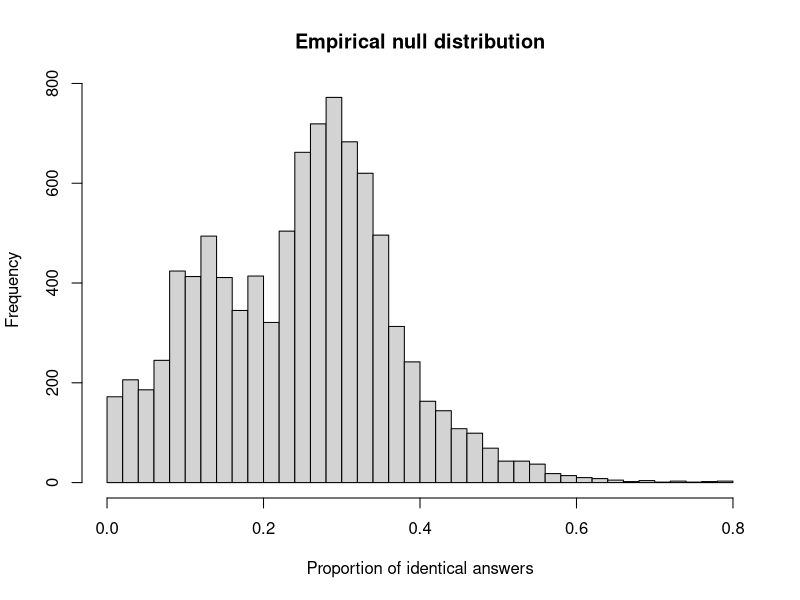
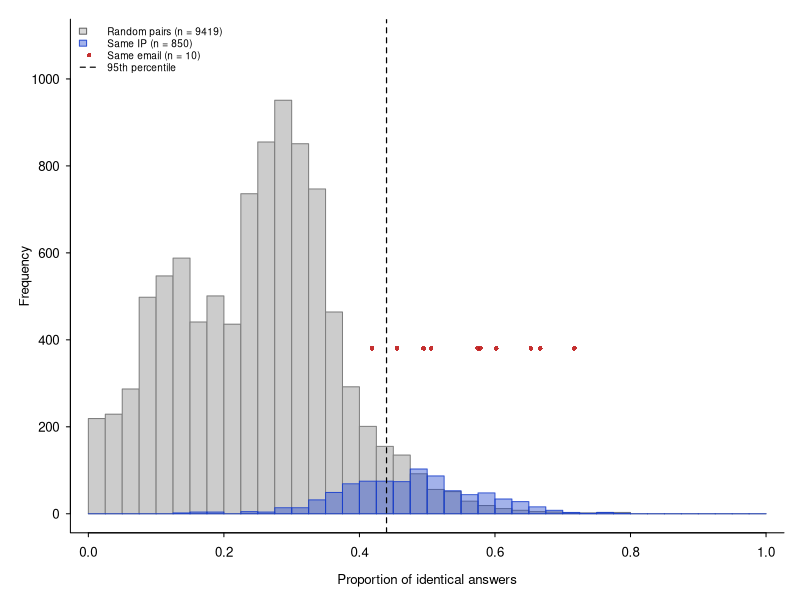

R code for these plots, in order:
## #######################################################################

## TAMERS survey data analysis - Katalin Csillery 8 Sept 2026

## 1. data cleaning and creating analysis ready files

## ########################################################################

## cleaning
dat <- read.csv("data/results-survey116296_all_02072026_anonymized.csv", head=T)

names.orig <- names(dat)
dat0 <- dat

to.na <- c("", " ", "NA", "N/A", "na", "n/a", "NULL", "null")
for (j in seq_len(ncol(dat0))) {
  if (is.character(dat0[[j]])) {
    x <- trimws(dat0[[j]])
    x[x %in% to.na] <- NA
    dat0[[j]] <- x
  }
}

dim(dat0)
## [1] 1484  243

## no consent removed
## ###########################
consent_col <- names(dat0)[7]
dat <- dat0[dat0[[consent_col]] == "AO01", ]
dim(dat)
## 1472 rows => 12 rows selected "No" on consent and then stopped

## keep data only if they reached the species questions
## ################################################
table(is.na(dat$groupTime794..Group_time._Conifer_species_selection), is.na(dat$groupTime797..Group_time._Broadleaf_species_selection))
##                    broad
##                    FALSE TRUE
##                    (OK)
## conif FALSE (OK)   694   70
##       TRUE         0  708
## 707 conifer only, 692 answered both, 
table(is.na(dat$groupTime797..Group_time._Broadleaf_species_selection), dat$lastpage..Last_page)
  ##        -1   0   2   3   4   5   6   7   8   9  10
  ## FALSE   1   0   0   0   0   0   0  16  14  11 652
  ## TRUE   17   2 127  84 165  25 141  15   0   0   0

## keep if they at least answered the conifers and create a flag: type: conif, both, all
dat <- subset(dat, !is.na(groupTime794..Group_time._Conifer_species_selection))
dat$sp.flag <- "conif"
dat$sp.flag[!is.na(dat$groupTime797..Group_time._Broadleaf_species_selection)] <- "both"
dat$sp.flag[dat$lastpage..Last_page == 10] <- "all"
table(dat$sp.flag)
  ## all  both conif 
  ## 652    42    70

## check answers by country
## ##################################
country_col <- grep("country", names(dat), ignore.case = TRUE, value = TRUE)[1]
dat$country <- dat[[country_col]]
table(dat$country)
## AO01 AO02 AO03 AO04 AO05 AO06 AO08 AO09 AO11 AO12 AO14 AO15 AO16 AO17 AO18 AO19 AO20 AO27 AO29 AO30 
##    8    2    5    9   19   10    9   18    4  103   67    2   71   29   49    2    3    2    2    1 
## AO31 AO32 AO33 AO34 AO35 AO36 AO37 AO38 AO39 AO40 AO41 AO42 
##   73   16   21   27   20    6   39    4  121    3    6   13 

## Missingness
## #############
dat$na_prop <- rowMeans(is.na(dat))
summary(dat$na_prop)
dat$completeness <- rowSums(!is.na(dat))

## duplicate response checks
## ##########################

## this is my IP, delete all answers
##10.17.5.84 

## key columns
email_col <- grep("Email_address", names(dat), value = TRUE)[1]
ip_col <- grep("IP.address", names(dat), value = TRUE)[1]

## response time column, if present
time_col <- grep("Total.time|totaltime|time", names(dat), ignore.case = TRUE, value = TRUE)

## exclude metadata and derived columns from similarity
email_col <- grep("^G09Q27\\.", names(dat), value = TRUE)[1]
ip_col    <- "ipaddr..IP_address"

exclude <- unique(c(
  ## metadata
  grep("^(id|submitdate|lastpage|startlanguage|seed|ipaddr)\\.", names(dat), value = TRUE),
  
  ## consent / exit
  grep("^(Consent|G00Q36)\\.", names(dat), value = TRUE),
  
  ## optional contact / identifying fields
  email_col,
  grep("^G07Q33\\.", names(dat), value = TRUE),   # garden ID, if identifying
  
  ## open text fields: not useful for exact-answer similarity
  grep("\\.comment\\.|\\.other\\.", names(dat), value = TRUE, ignore.case = TRUE),
  grep("^G06Q28\\.|^G07Q29\\.|^G10Q36\\.", names(dat), value = TRUE),
  
  ## all timing variables
  grep("time", names(dat), value = TRUE, ignore.case = TRUE),
  
  ## derived variables
  c("country", "completeness")
))

survey_vars <- setdiff(names(dat), exclude)
length(survey_vars) ## 170

## similarity function with minimum overlap
sim_fun <- function(a, b, min_overlap = 30) {
  a <- as.character(a)
  b <- as.character(b)
  
  ok <- !(is.na(a) | is.na(b))
  n_overlap <- sum(ok)
  
  if (n_overlap < min_overlap) return(c(sim = NA, overlap = n_overlap))
  
  sim <- sum(a[ok] == b[ok]) / n_overlap
  c(sim = sim, overlap = n_overlap)
}


## clean fake / non-email values
## ################################
fake_emails <- c("-", "nie", "excluded@example.org")

email_valid <- !is.na(dat[[email_col]]) &
  !(dat[[email_col]] %in% fake_emails) &
  grepl("@", dat[[email_col]])

dup_emails <- names(which(table(dat[[email_col]][email_valid]) > 1))

dup_emails
length(dup_emails)

## inspect repeated private emails
## #################################
for (e in dup_emails) {
  cat("\n====================\n")
  cat("EMAIL:", e, "\n")
  
  rows <- which(dat[[email_col]] == e)
}

## pairwise similarity among repeated-email responses
## ###################################################
email_sim <- data.frame()

for (e in dup_emails) {
  rows <- which(dat[[email_col]] == e)
  
  if (length(rows) < 2) next
  
  for (i in 1:(length(rows) - 1)) {
    for (j in (i + 1):length(rows)) {
      
      out <- sim_fun(dat[rows[i], survey_vars],
                     dat[rows[j], survey_vars],
                     min_overlap = 30)
      
      email_sim <- rbind(email_sim, data.frame(
        email = e,
        row1 = rows[i],
        row2 = rows[j],
        id..Response_ID.1 = dat$id..Response_ID[rows[i]],
        id..Response_ID.2 = dat$id..Response_ID[rows[j]],
        sim = out["sim"],
        overlap = out["overlap"]
      ))
    }
  }
}

email_sim

n_pairs <- 10000
set.seed(123)

sim_vals <- numeric(n_pairs)
overlap_vals <- numeric(n_pairs)

for (i in seq_len(n_pairs)) {
  idx <- sample(seq_len(nrow(dat)), 2)
  
  out <- sim_fun(dat[idx[1], survey_vars],
                 dat[idx[2], survey_vars],
                 min_overlap = 30)
  
  sim_vals[i] <- out["sim"]
  overlap_vals[i] <- out["overlap"]
}

sim_vals <- sim_vals[!is.na(sim_vals)]

summary(sim_vals)
quantile(sim_vals, c(.5, .9, .95, .99), na.rm = TRUE)

hist(sim_vals, breaks = 50,
     xlab = "Proportion of identical answers",
     main = "Empirical null distribution")

## Retain most complete response per repeated private email
## ##########################################################
dat$completeness <- rowSums(!is.na(dat[, survey_vars]))

keep_idx <- rep(TRUE, nrow(dat))

for (e in dup_emails) {
  rows <- which(dat[[email_col]] == e)
  
  best <- rows[which.max(dat$completeness[rows])]
  
  cat("\nEMAIL:", e, "\n")
  print(dat[rows, c("id..Response_ID", "completeness")])
  cat("Keeping Response.ID:", dat$id..Response_ID[best], "\n")
  
  keep_idx[setdiff(rows, best)] <- FALSE
}

dat <- dat[keep_idx, ] ## 760 to 751

dim(dat)
## > > > > [1] 751 247

## Check repeated IPs
## #########################
ip_counts <- table(dat[[ip_col]])
dup_ips <- names(ip_counts[ip_counts > 1])

ip_counts[ip_counts > 1]

sort(ip_counts[ip_counts > 1], decreasing = TRUE)

ip_sim <- data.frame()

for (ip in dup_ips) {
  rows <- which(dat[[ip_col]] == ip)
  
  if (length(rows) < 2) next
  
  for (i in 1:(length(rows) - 1)) {
    for (j in (i + 1):length(rows)) {
      
      out <- sim_fun(dat[rows[i], survey_vars],
                     dat[rows[j], survey_vars],
                     min_overlap = 30)
      
      if (!is.na(out["sim"])) {
        ip_sim <- rbind(ip_sim, data.frame(
          ip = ip,
          row1 = rows[i],
          row2 = rows[j],
          sim = out["sim"],
          overlap = out["overlap"]
        ))
      }
    }
  }
}

ip_sim_vals <- ip_sim$sim

summary(ip_sim_vals)
quantile(ip_sim_vals, c(.5, .9, .95), na.rm = TRUE)
## Min. 1st Qu.  Median    Mean 3rd Qu.    Max. 
##  0.1268  0.4071  0.4759  0.4741  0.5357  0.8000 
## >       50%       90%       95% 
## 0.4759001 0.6067817 0.6390936 

## Retain most complete response per repeated IP above the empirical threshold
## ##########################################################
keep_idx_ip <- rep(TRUE, nrow(dat))
crit.val <- quantile(sim_vals, c(.95), na.rm = TRUE)
ip_sim <- subset(ip_sim, sim >= crit.val)
dup_ips <- unique(ip_sim$ip)

for (e in dup_ips) {
  rows <- which(dat[[ip_col]] == e)

  best <- rows[which(dat$completeness[rows]>quantile(dat$completeness, .1))]
  ## if NO response from this IP clears the threshold, keep the single
  ## most complete one rather than dropping the whole group to zero
  if (length(best) == 0) {
      best <- rows[which.max(dat$completeness[rows])]
  }
  
  cat("\nIP:", e, "\n")
  print(dat[rows, c(ip_col, "completeness")])
  cat("Keeping Response.ID:", dat$id..Response_ID[best], "\n")
  
  keep_idx_ip[setdiff(rows, best)] <- FALSE
}

dat <- dat[keep_idx_ip, ]  ## 751 to 747

## #################################################################
email_sim_vals <- email_sim$sim
email_sim_vals <- email_sim_vals[!is.na(email_sim_vals)]

pdf("figures/FigS1_similarity_histogram.pdf", width = 5.2, height = 4.2)

par(
  mar = c(4.2, 4.4, 1.2, 1),
  mgp = c(2.4, 0.7, 0),
  tcl = -0.25,
  las = 1,
  bty = "l",
  cex = 0.8,
  family = "sans"
)

br <- seq(0, 1, by = 0.025)

h0 <- hist(sim_vals, breaks = br, plot = FALSE)
h1 <- hist(ip_sim_vals, breaks = br, plot = FALSE)

plot(
  h0$mids, h0$counts,
  type = "n",
 ## xlim = c(0.05, 0.75),
  ylim = c(0, max(h0$counts, h1$counts, na.rm = TRUE) * 1.15),
  xlab = "Proportion of identical answers",
  ylab = "Frequency"
)

hist(sim_vals, breaks = br,
     col = "grey80", border = "grey50", add = TRUE)

hist(ip_sim_vals, breaks = br,
     col = rgb(0.1, 0.25, 0.8, 0.40),
     border = rgb(0.1, 0.25, 0.8, 0.85),
     add = TRUE)

q95 <- quantile(sim_vals, 0.95, na.rm = TRUE)
abline(v = q95, lwd = 1.2, lty = 2)

## duplicate email similarities as rug + small points
points(
  email_sim_vals,
  rep(max(h0$counts, h1$counts, na.rm = TRUE) * .4, length(email_sim_vals)),
  pch = 16,
  cex = 0.8,
  col = rgb(0.75, 0.1, 0.1, 0.9)
)

legend(
  "topleft",
  legend = c(
    paste0("Random pairs (n = ", length(sim_vals), ")"),
    paste0("Same IP (n = ", length(ip_sim_vals), ")"),
    paste0("Same email (n = ", length(email_sim_vals), ")"),
    "95th percentile"
  ),
  fill = c("grey85", rgb(0.1, 0.25, 0.8, 0.40), NA, NA),
  border = c("grey40", rgb(0.1, 0.25, 0.8, 0.85), NA, NA),
  pch = c(NA, NA, 16, NA),
  col = c(NA, NA, rgb(0.75, 0.1, 0.1, 0.9), "black"),
  lty = c(NA, NA, NA, 2),
  lwd = c(NA, NA, NA, 1.2),
  bty = "n",
  cex = 0.75
)

dev.off()

dat.all <- dat

## dim(dat.all)
## [1] 743 247

save(dat.all, file="data/dat_all.RData")
